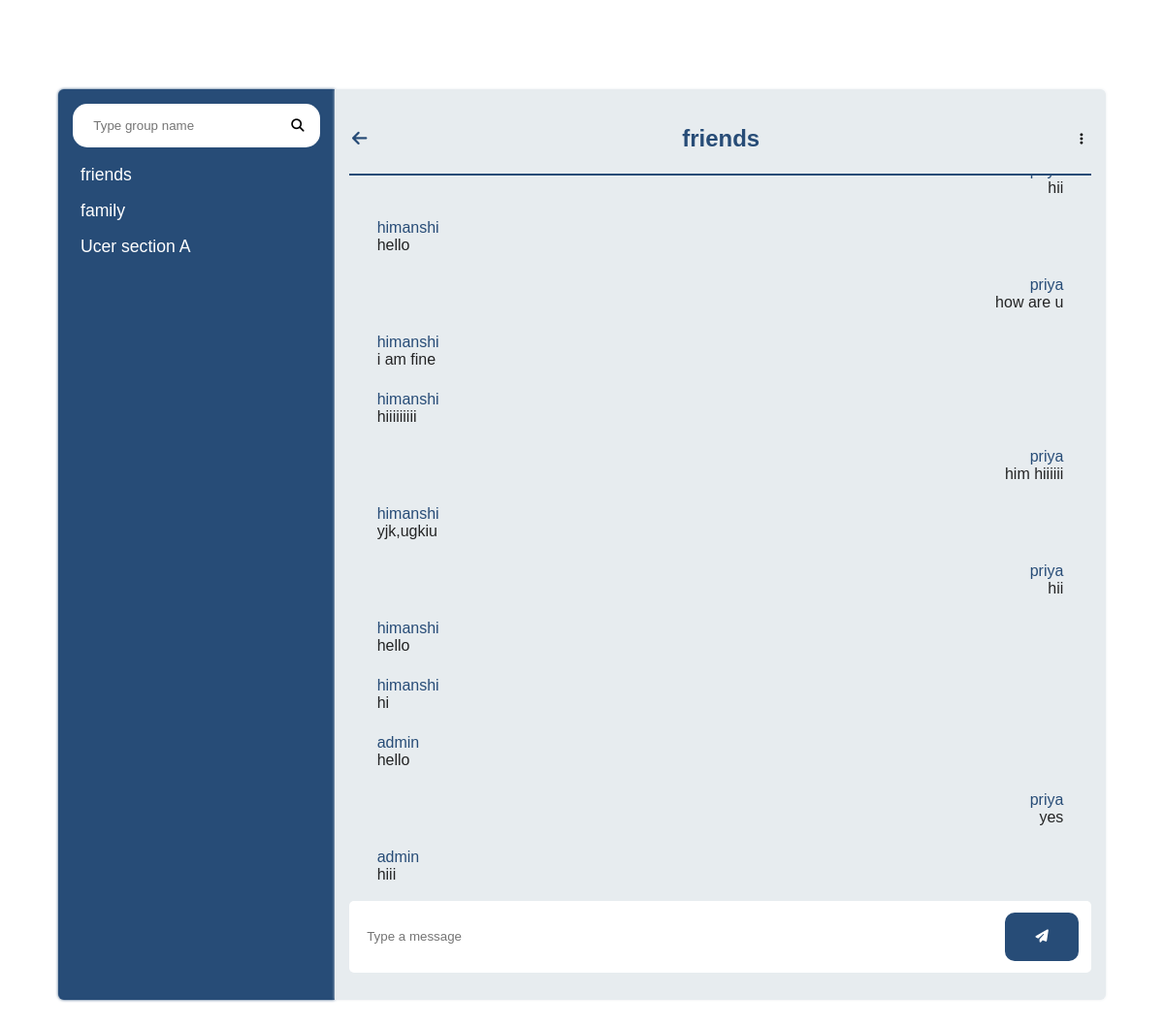
/rooms/friends (signed in), run on the app's committed database.
### room/models.py (models this page shows, shortened)
class Room(models.Model):
    name=models.CharField(max_length=255)
    slug=models.SlugField(unique=True)

class Message(models.Model):
    room = models.ForeignKey(Room, related_name='messages', on_delete=models.CASCADE)
    user = models.ForeignKey(User, related_name='messages', on_delete=models.CASCADE)
    content = models.TextField()
    date_added = models.DateTimeField(auto_now_add=True)
    class Meta:
        ordering = ('date_added',)

### room/views.py (the view)
# urls.py: path('rooms/',include('room.urls')),
@login_required
def room(request, slug):
    room = Room.objects.get(slug=slug)
    messages = Message.objects.filter(room=room)
    room_list=Room.objects.all()
    return render(request, 'message-box.html', {'room': room, 'messages': messages,'rooms':room_list})

### home/templates/message-box.html (shortened to what this page needs)
<!DOCTYPE html>
<html lang="en">
<head>
    {%  load static  %}
    <link rel="stylesheet" href="/static/message-box.css">
    <link rel="stylesheet" href="https://cdnjs.cloudflare.com/ajax/libs/font-awesome/6.5.1/css/all.min.css" />
</head>
<body>
    <div class="container">
        <div class="rooms-list">
            <div class="search">
                <input id="search-input" type="text" placeholder="Type group name">
                <button><i class="fa-solid fa-magnifying-glass"></i></button>
            </div>
            <div class="rooms">
                {% for room in rooms  %}
                <a href="{% url "room" room.slug %}" >{{room.name}}</a>
                {% endfor %}
            </div>
        </div>
        <div class="chat-box" >
            <div class="chat-box-header">
                <a href="/rooms/" class="back-btn"><i class="fa-solid fa-arrow-left"></i></a>
                <h2>{{room.name}}</h2>
                <button><i class="fa-solid fa-ellipsis-vertical"></i></button>
            </div>
            <div class="message-box" id="chat-messages">
                {% for m in messages %}
                {% if m.user.username == user.username %}
                    <div class="sender-msg-box">
                        <p class="username">{{ m.user.username }}</p>
                        <p class="message">{{ m.content }}</p>
                    </div>
                    {% else %}
                    <div class="receive-msg-box">
                        <p class="username">{{ m.user.username }}</p>
                        <p class="message">{{ m.content }}</p>
                    </div>
                    {% endif %}
                     {% endfor %}
            </div>
            <form class="input-box" method='POST'>
                <input type="text" placeholder="Type a message" name="content" id="chat-message-input">
                <button  id="chat-message-submit"><i class="fa-solid fa-paper-plane"></i></button>
            </form>
        </div>
    </div>
</body>
</html>

### home/static/message-box.css (style rules this page uses)
* { margin: 0; padding: 0; font-family:'Trebuchet MS', 'Lucida Sans Unicode', 'Lucida Grande', 'Lucida Sans', Arial, sans-serif; }
body { display: flex; justify-content: center; align-items: center; width: 100vw; height: 100vh; }
.container { width: 90%; height:90%; display: flex; justify-content: center; align-items: center; }
.rooms-list { background-color: #274c77; height: 90%; width: 25%; display: flex; flex-direction: column; color: white; padding: 15px; overflow: auto; gap:10px; border-top-left-radius: 6px; border-bottom-left-radius:6px ; box-shadow: 0 0 3px #274c77; }
.search { background-color: #fff; height: 5%; border-radius: 15px; display: flex; justify-content: center; align-items: center; }
.rooms-list .search input { border: none; width: 80%; height: 80%; border-radius: 12px; padding-left: 5px; }
.rooms-list .search button { border: none; background-color: #fff; }
.rooms { display: flex; flex-direction: column; height: 90%; padding: 5px; gap: 10px; overflow: auto; }
a { font-size: 1.1rem; padding: 3px; color: white; text-decoration: none; }
.chat-box { background-color: #e7ecef; height: 90%; width: 75%; padding: 15px; border-top-right-radius: 6px; border-bottom-right-radius:6px ; box-shadow: 0 0 3px #e7ecef; }
.chat-box .chat-box-header { display: flex; align-items: center; justify-content: space-between; width: 100%; height: 8%; border-bottom:solid 2px #274c77; }
.chat-box .chat-box-header h2 { color: #274c77; }
.chat-box .chat-box-header button { border: none; background-color: #e7ecef; width: 20px; cursor: pointer; }
.chat-box .chat-box-header a i { color: #274c77; }
.chat-box .message-box { height: 80%; padding: 10px; display: flex; flex-direction: column; gap: 10px; overflow: auto; align-items: center; }
.chat-box .message-box .receive-msg-box { width: 95%; padding: 5px; }
.username { width: max-content; color: #274c77; }
.message { color: #000; opacity: 0.85; margin-bottom: 3px; }
.chat-box .message-box .sender-msg-box { width: 95%; padding: 5px; display: flex; flex-direction: column; align-items: end; }
.chat-box .input-box { height: 7%; padding: 5px; background-color: #fff; display: flex; align-items: center; justify-content: space-around; border-radius: 5px; }
.chat-box .input-box input { width: 85%; height: 80%; border: none; padding-left: 5px; }
.chat-box .input-box button { border: none; background-color: #274c77; color: #fff; height: 80%; width: 10%; border-radius: 10px; cursor: pointer; }

### data on the page
Room: name "friends"
Room: name "family"
Room: name "Ucer section A"
Message: content "hii"
Message: user.username "himanshi", content "hello"
Message: user.username "priya", content "how are u"
Message: user.username "himanshi", content "i am fine"
Message: user.username "himanshi", content "hiiiiiiiii"
Message: user.username "priya", content "him hiiiiii"
Message: user.username "himanshi", content "yjk,ugkiu"
Message: user.username "priya", content "hii"
Message: user.username "himanshi", content "hello"
Message: user.username "himanshi", content "hi"
Message: user.username "admin", content "hello"
Message: user.username "priya", content "yes"
Message: user.username "admin", content "hiii"
